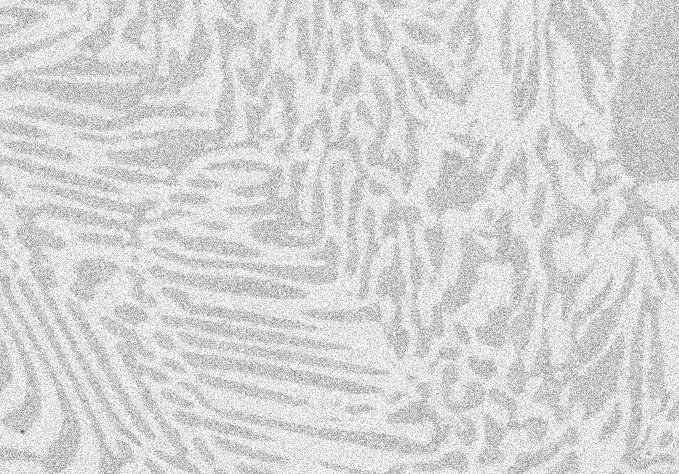
#> input picture Images/randomWalker/Alloy_noisy.jpg, 679 x 474 px
$ python lecture24.py
#> lines starting #> are read from the running program, lines starting #| are printed output that depends on the picture; after the words box and inside, x2 and y2 are one past the last pixel; in counts of white or black regions, pixels touching at a corner belong together

#*If the image cannot be segmented by histogram segmentation, then Random Walker Segmentation is used.
#?WHAT IS RANDOM WALKER SEGMENTATION?
#?Answer:  It is an iterative algorithm that assigns labels to pixels in an image based on a user-defined set of markers or seeds.
#?The algorithm is inspired by the concept of a random walker moving on a graph.
#?In the context of image segmentation, the graph represents the image, and each pixel in the image is considered as a node in the graph.
#?The algorithm uses the intensity or color similarities between neighboring pixels to determine the probability of
#?a random walker crossing from one pixel to another.

"""
Using Random walker to generate lables and then segment and finally cleanup using closing operation.
"""


import matplotlib.pyplot as plt
from skimage import io, img_as_float
import numpy as np


img = img_as_float(io.imread("Images/randomWalker/Alloy_noisy.jpg"))
#> img: shape (474, 679) float64; min 0.247, max 1, mean 0.837


# plt.hist(img.flat, bins=100, range=(0, 1))
# plt.show()

#*Very noisy image so histogram looks horrible. Let us denoise and see if it helps.

from skimage.restoration import denoise_nl_means, estimate_sigma

sigma_est = np.mean(estimate_sigma(img, channel_axis=2))
#> sigma_est = 0.0885
denoise_img = denoise_nl_means(img, h=1.15 * sigma_est, fast_mode=True,
                               patch_size=5, patch_distance=3)

# plt.hist(denoise_img.flat, bins=100, range=(0, 1))
# plt.show()

#todo Much better histogram and now we can see two separate peaks.
#todo Still close enough so cannot use histogram based segmentation.
#todo Let us see if we can get any better by some preprocessing.
#todo Let's try histogram equalization

from skimage import exposure   #Contains functions for hist. equalization

#eq_img = exposure.equalize_hist(denoise_img)
eq_img = exposure.equalize_adapthist(denoise_img)
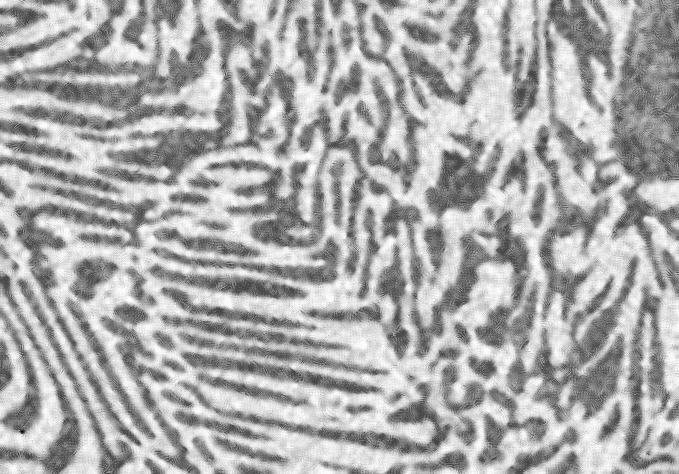
#> eq_img: shape (474, 679) float64; min 0, max 1, mean 0.674
# plt.imshow(eq_img, cmap='gray')
# plt.hist(eq_img.flat, bins=100, range=(0., 1))
# plt.show()

#*Not any better. Let us stretch the hoistogram between 0.7 and 0.95

#*The range of the binary image spans over (0, 1).
#*For markers, let us include all between each peak.
markers = np.zeros(img.shape, dtype=np.uint)

markers[(eq_img < 0.8) & (eq_img > 0.7)] = 1
markers[(eq_img > 0.85) & (eq_img < 0.99)] = 2
# plt.imshow(markers)
# plt.show()
# plt.imsave("Images/randomWalker/markers.jpg", markers)

from skimage.segmentation import random_walker
# Run random walker algorithm
#* https://scikit-image.org/docs/dev/api/skimage.segmentation.html#skimage.segmentation.random_walker
labels = random_walker(eq_img, markers, beta=10, mode='bf')
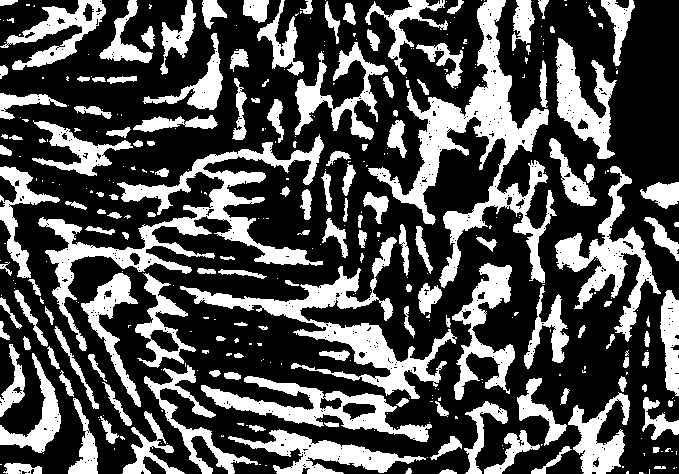
#> labels: shape (474, 679) uint64; values 1 (black) and 2 (white), 31.7% white; 382 white regions (227 under 20 px), largest, box (x1, y1, x2, y2) and area: (368, 0, 557, 288) 11926, (38, 134, 324, 351) 9722, (180, 237, 457, 399) 7661
# plt.imshow(labels)
# plt.show()

segm1 = (labels == 1)
segm2 = (labels == 2)

all_segments = np.zeros((eq_img.shape[0], eq_img.shape[1], 3)) #nothing but denoise img size but blank
#!Blank image is created for making the segmented parts to show in that one blank image.

all_segments[segm1] = (1,0,0)
all_segments[segm2] = (0,1,0)

# plt.imshow(all_segments)
# plt.show()

from scipy import ndimage as nd

segm1_closed = nd.binary_closing(segm1, np.ones((3,3)))
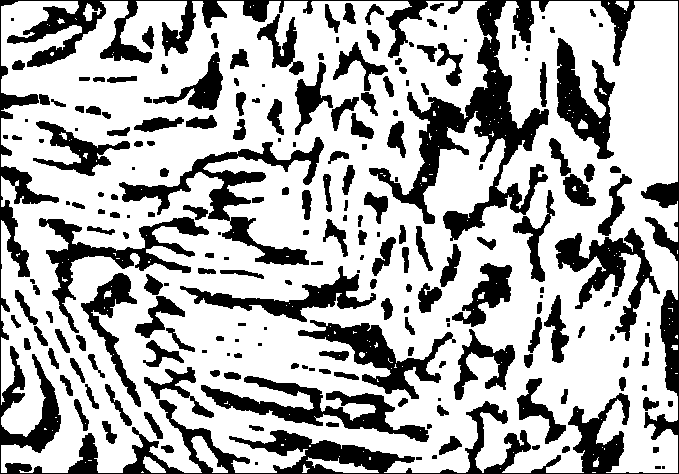
#> segm1_closed: shape (474, 679) bool; 69.2% white; 216 black regions (41 under 20 px), largest, box (x1, y1, x2, y2) and area: (0, 0, 679, 474) 37825, (119, 137, 324, 265) 5140, (201, 376, 429, 442) 4233
segm2_closed = nd.binary_closing(segm2, np.ones((3,3)))
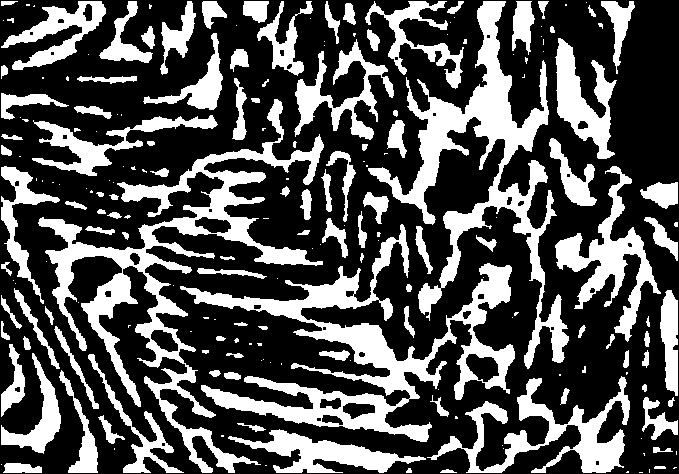
#> segm2_closed: shape (474, 679) bool; 32.6% white; 206 white regions (96 under 20 px), largest, box (x1, y1, x2, y2) and area: (38, 99, 324, 473) 16548, (180, 224, 515, 442) 16143, (368, 1, 569, 369) 14529

all_segments_cleaned = np.zeros((eq_img.shape[0], eq_img.shape[1], 3))

all_segments_cleaned[segm1_closed] = (1,0,0)
all_segments_cleaned[segm2_closed] = (0,1,0)

plt.imshow(all_segments_cleaned)
# plt.show()
# plt.imsave("Images/randomWalker/random_walker.jpg", all_segments_cleaned)
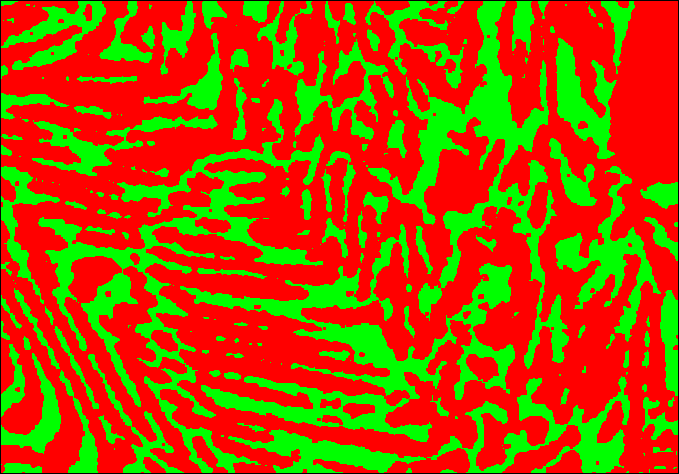
#> shown: shape (474, 679, 3) float64; mean R, G, B 0.667, 0.326, 0
